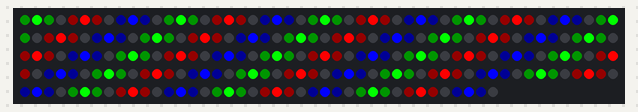
This sketch was run on a simulated Arduino Uno, built with avr-gcc and run on an emulated ATmega328P. On the bench: 240 RGB LEDs in strip order, left to right, continuing on the next row. Colours are those a GRB WS2812 strip shows for the declared byte order.

Above: at 0.07 s.
At 0.45 s:
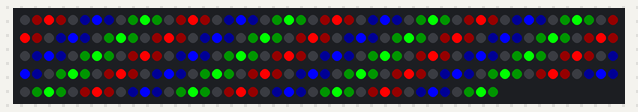
At 0.96 s:
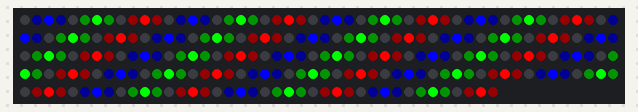
At 1.34 s:
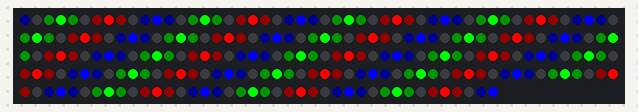
At 1.84 s:
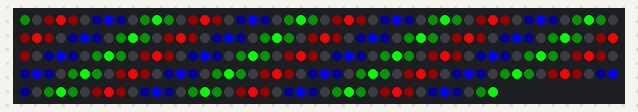

The sketch:

rolling_waves.ino
```cpp
// Подключаем библиотеку FastLED.
#include "FastLED.h"

// Указываем, какое количество пикселей у нашей ленты.
#define LED_COUNT 240

// Указываем, к какому порту подключен вход ленты DIN.
#define LED_PIN 6

// Создаем переменную strip для управления нашей лентой.
CRGB strip[LED_COUNT];
int k = 0;
void setup()
{
  FastLED.addLeds<WS2812B, LED_PIN, RGB>(strip, LED_COUNT);
}

void loop()
{
  for (int i = 0; i < LED_COUNT; i++)
  { if ((i + k) % 12 == 0){
      strip[i].setRGB(20, 0, 0);}
    if ((i + k) % 12 == 1){
      strip[i].setRGB(255, 0, 0);}
    if ((i + k) % 12 == 2){
      strip[i].setRGB(20, 0, 0);}
    if ((i + k) % 12 == 3){
      strip[i].setRGB(0, 0, 0);}
    if ((i + k) % 12 == 4){
      strip[i].setRGB(0, 20, 0);}
    if ((i + k) % 12 == 5){
      strip[i].setRGB(0, 255, 0);}
    if ((i + k) % 12 == 6){
      strip[i].setRGB(0, 20, 0);}
    if ((i + k) % 12 == 7){
      strip[i].setRGB(0, 0, 0);}
    if ((i + k) % 12 == 8){
      strip[i].setRGB(0, 0, 20);}
    if ((i + k) % 12 == 9){
      strip[i].setRGB(0, 0, 255);}
    if ((i + k) % 12 == 10){
      strip[i].setRGB(0, 0, 20);}
    if ((i + k) % 12 == 11){
      strip[i].setRGB(0, 0, 0);}
  }
  k += 1;
  FastLED.show();
  delay(100);

  FastLED.show();


}
```

Measured:
- by itself, everything shown: repeats every 1.5 s, in 12 steps
